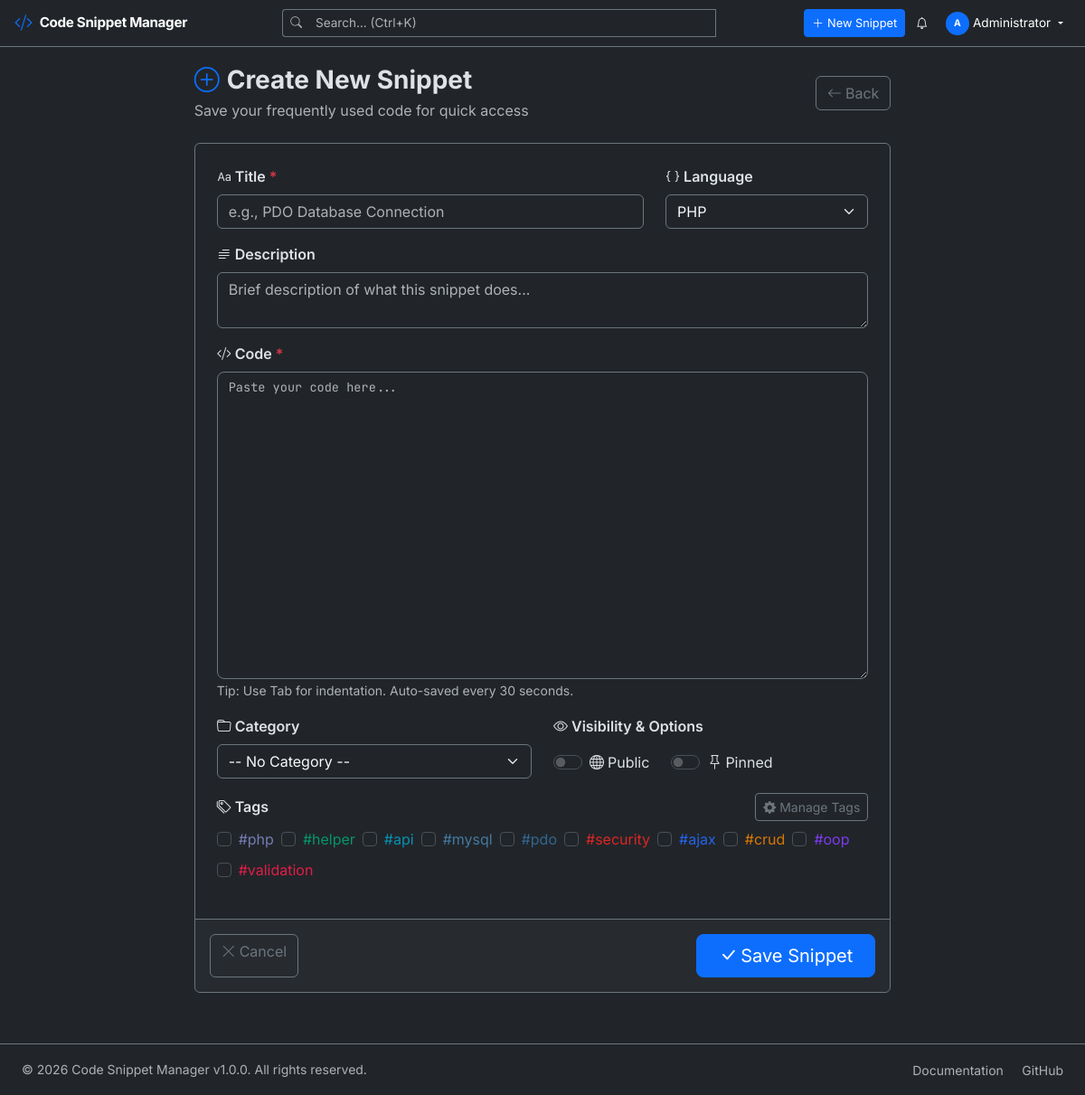
/create.php (signed in), run on the app's committed database.
### tables this page shows
CREATE TABLE `tags` (
    `id` INT UNSIGNED AUTO_INCREMENT PRIMARY KEY,
    `name` VARCHAR(50) NOT NULL UNIQUE,
    `slug` VARCHAR(50) NOT NULL UNIQUE,
    `color` VARCHAR(7) DEFAULT '#8b5cf6',
    `created_at` DATETIME DEFAULT CURRENT_TIMESTAMP,
    INDEX `idx_slug` (`slug`)
);

### config/database.php (called while the page is built, shortened)
<?php
class Database
{
    private static ?Database $instance = null;
    private PDO $connection;
    private array $config = [
        'host'     => 'localhost',
        'port'     => 3306,
        'dbname'   => 'snippet_manager',
        'username' => 'root',
        'password' => '',
        'charset'  => 'utf8mb4',
    ];
    private function __construct()
    {
        try {
            $dsn = sprintf(
                'mysql:host=%s;port=%d;dbname=%s;charset=%s',
                $this->config['host'],
                $this->config['port'],
                $this->config['dbname'],
                $this->config['charset']
            );
            $now = new DateTime('now', new DateTimeZone(APP_TIMEZONE));
            $offset = $now->format('P');
            $options = [
                PDO::ATTR_ERRMODE            => PDO::ERRMODE_EXCEPTION,
                PDO::ATTR_DEFAULT_FETCH_MODE => PDO::FETCH_ASSOC,
                PDO::ATTR_EMULATE_PREPARES   => false,
                PDO::ATTR_STRINGIFY_FETCHES  => false,
                PDO::MYSQL_ATTR_FOUND_ROWS   => true,
                PDO::MYSQL_ATTR_INIT_COMMAND => "SET NAMES utf8mb4 COLLATE utf8mb4_unicode_ci, time_zone = '{$offset}'",
            ];
            $this->connection = new PDO($dsn, $this->config['username'], $this->config['password'], $options);
        } catch (PDOException $e) {
            error_log('[Database] Connection failed: ' . $e->getMessage());
            throw new RuntimeException('Database connection failed. Please check configuration.');
        }
    }
    public static function getInstance(): self
    {
        if (self::$instance === null) {
            self::$instance = new self();
        }
        return self::$instance;
    }
    public function getConnection(): PDO
    {
        return $this->connection;
    }
}

### classes/Tag.php (called while the page is built, shortened)
<?php
class Tag
{
    private PDO $db;
    public function __construct()
    {
        $this->db = Database::getInstance()->getConnection();
    }
    public function getAll(?int $userId = null): array
    {
        if ($userId !== null) {
            $stmt = $this->db->prepare(
                "SELECT t.*, COUNT(st.snippet_id) as usage_count
                 FROM tags t
                 LEFT JOIN snippet_tags st ON t.id = st.tag_id
                    AND st.snippet_id IN (SELECT id FROM snippets WHERE user_id = ?)
                 GROUP BY t.id
                 ORDER BY usage_count DESC, t.name ASC"
            );
            $stmt->execute([$userId]);
        } else {
            $stmt = $this->db->prepare(
                "SELECT t.*, COUNT(st.snippet_id) as usage_count
                 FROM tags t
                 LEFT JOIN snippet_tags st ON t.id = st.tag_id
                 GROUP BY t.id
                 ORDER BY usage_count DESC, t.name ASC"
            );
            $stmt->execute();
        }
        return $stmt->fetchAll();
    }
}

### helpers/functions.php (called while the page is built, shortened)
<?php
function sanitize(string $input): string
{
    return htmlspecialchars(trim($input), ENT_QUOTES, 'UTF-8');
}

### create.php (the view, shortened to what this page needs)
<?php
$tagModel = new Tag();
$tags = $tagModel->getAll();
require_once __DIR__ . '/includes/header.php';
?>
<div class="row justify-content-center">
    <div class="col-lg-10 col-xl-8">
        <div class="d-flex align-items-center justify-content-between mb-4">
            <div>
                <h3 class="fw-bold mb-1">
                    <i class="bi bi-plus-circle me-2 text-primary"></i>Create New Snippet
                </h3>
                <p class="text-muted mb-0">Save your frequently used code for quick access</p>
            </div>
            <a href="<?= APP_URL ?>/index.php" class="btn btn-outline-secondary">
                <i class="bi bi-arrow-left me-1"></i>Back
            </a>
        </div>
        <form id="snippetForm" class="card bg-dark border-secondary">
            <div class="card-body p-4">
                <div class="row">
                    <div class="col-md-8 mb-3">
                        <label for="title" class="form-label fw-semibold">
                            <i class="bi bi-type me-1"></i>Title <span class="text-danger">*</span>
                        </label>
                        <input type="text" id="title" name="title"
                               class="form-control bg-dark border-secondary text-light"
                               placeholder="e.g., PDO Database Connection" required maxlength="255">
                    </div>
                    <div class="col-md-4 mb-3">
                        <label for="language" class="form-label fw-semibold">
                            <i class="bi bi-braces me-1"></i>Language
                        </label>
                        <select id="language" name="language" class="form-select bg-dark border-secondary text-light">
                            <?php foreach (SUPPORTED_LANGUAGES as $key => $label): ?>
                            <option value="<?= $key ?>" <?= $key === 'php' ? 'selected' : '' ?>><?= $label ?></option>
                            <?php endforeach; ?>
                        </select>
                    </div>
                </div>
                <div class="mb-3">
                    <label for="description" class="form-label fw-semibold">
                        <i class="bi bi-text-paragraph me-1"></i>Description
                    </label>
                    <textarea id="description" name="description" rows="2"
                              class="form-control bg-dark border-secondary text-light"
                              placeholder="Brief description of what this snippet does..."></textarea>
                </div>
                <div class="mb-3">
                    <label for="codeEditor" class="form-label fw-semibold">
                        <i class="bi bi-code-slash me-1"></i>Code <span class="text-danger">*</span>
                    </label>
                    <textarea id="codeEditor" name="code" rows="15"
                              class="form-control bg-dark border-secondary text-light code-editor"
                              placeholder="Paste your code here..." required
                              spellcheck="false"></textarea>
                    <small class="text-muted">Tip: Use Tab for indentation. Auto-saved every 30 seconds.</small>
                </div>
                <div class="row">
                    <div class="col-md-6 mb-3">
                        <label for="category_id" class="form-label fw-semibold">
                            <i class="bi bi-folder me-1"></i>Category
                        </label>
                        <select id="category_id" name="category_id" class="form-select bg-dark border-secondary text-light">
                            <option value="">-- No Category --</option>
                        </select>
                    </div>
                    <div class="col-md-6 mb-3">
                        <label class="form-label fw-semibold">
                            <i class="bi bi-eye me-1"></i>Visibility & Options
                        </label>
                        <div class="d-flex gap-4 mt-2">
                            <div class="form-check form-switch">
                                <input class="form-check-input" type="checkbox" name="is_public" value="1" id="isPublic">
                                <label class="form-check-label" for="isPublic">
                                    <i class="bi bi-globe me-1"></i>Public
                                </label>
                            </div>
                            <div class="form-check form-switch">
                                <input class="form-check-input" type="checkbox" name="is_pinned" value="1" id="isPinned">
                                <label class="form-check-label" for="isPinned">
                                    <i class="bi bi-pin me-1"></i>Pinned
                                </label>
                            </div>
                        </div>
                    </div>
                </div>
                <div class="mb-3">
                    <div class="d-flex justify-content-between align-items-center mb-2">
                        <label class="form-label fw-semibold mb-0">
                            <i class="bi bi-tags me-1"></i>Tags
                        </label>
                        <a href="<?php echo APP_URL; ?>/tags.php" class="btn btn-sm btn-outline-secondary">
                            <i class="bi bi-gear-fill me-1"></i>Manage Tags
                        </a>
                    </div>
                    <div class="d-flex flex-wrap gap-2">
                        <?php foreach ($tags as $tag): ?>
                        <div class="form-check">
                            <input class="form-check-input" type="checkbox" name="tags[]"
                                   value="<?= $tag['id'] ?>" id="tag-<?= $tag['id'] ?>">
                            <label class="form-check-label" for="tag-<?= $tag['id'] ?>"
                                   style="color: <?= $tag['color'] ?>">
                                #<?= sanitize($tag['name']) ?>
                            </label>
                        </div>
                        <?php endforeach; ?>
                    </div>
                </div>
            </div>
            <div class="card-footer border-secondary d-flex justify-content-between p-3">
                <a href="<?= APP_URL ?>/index.php" class="btn btn-outline-secondary">
                    <i class="bi bi-x-lg me-1"></i>Cancel
                </a>
                <button type="submit" class="btn btn-primary btn-lg px-4">
                    <i class="bi bi-check-lg me-1"></i>Save Snippet
                </button>
            </div>
        </form>
    </div>
</div>
<?php require_once __DIR__ . '/includes/footer.php'; ?>

### assets/css/style.css (style rules this page uses)
:root { --font-primary: 'Inter', -apple-system, BlinkMacSystemFont, 'Segoe UI', sans-serif; --font-mono: 'JetBrains Mono', 'Fira Code', 'Consolas', monospace; --transition-base: all 0.2s ease-in-out; --shadow-card: 0 2px 8px rgba(0, 0, 0, 0.15); --shadow-card-hover: 0 8px 25px rgba(0, 0, 0, 0.25); --border-radius-lg: 12px; --border-radius-md: 8px; --border-radius-sm: 6px; }
body { font-family: var(--font-primary); -webkit-font-smoothing: antialiased; -moz-osx-font-smoothing: grayscale; overflow-x: hidden; }
html { scroll-behavior: smooth; overflow-x: hidden; }
.code-editor { font-family: var(--font-mono); font-size: 0.85rem; line-height: 1.6; tab-size: 4; resize: vertical; min-height: 250px; border-radius: var(--border-radius-md); }

### data on the page
tags: name "php"
tags: name "helper"
tags: name "api"
tags: name "mysql"
tags: name "pdo"
tags: name "security"
tags: name "ajax"
tags: name "crud"
tags: name "oop"
tags: name "validation"

### other printed values
APP_NAME "Code Snippet Manager"
$userInitial "A"
$userFullName "Administrator"
APP_VERSION "1.0.0"
form field language "PHP"
